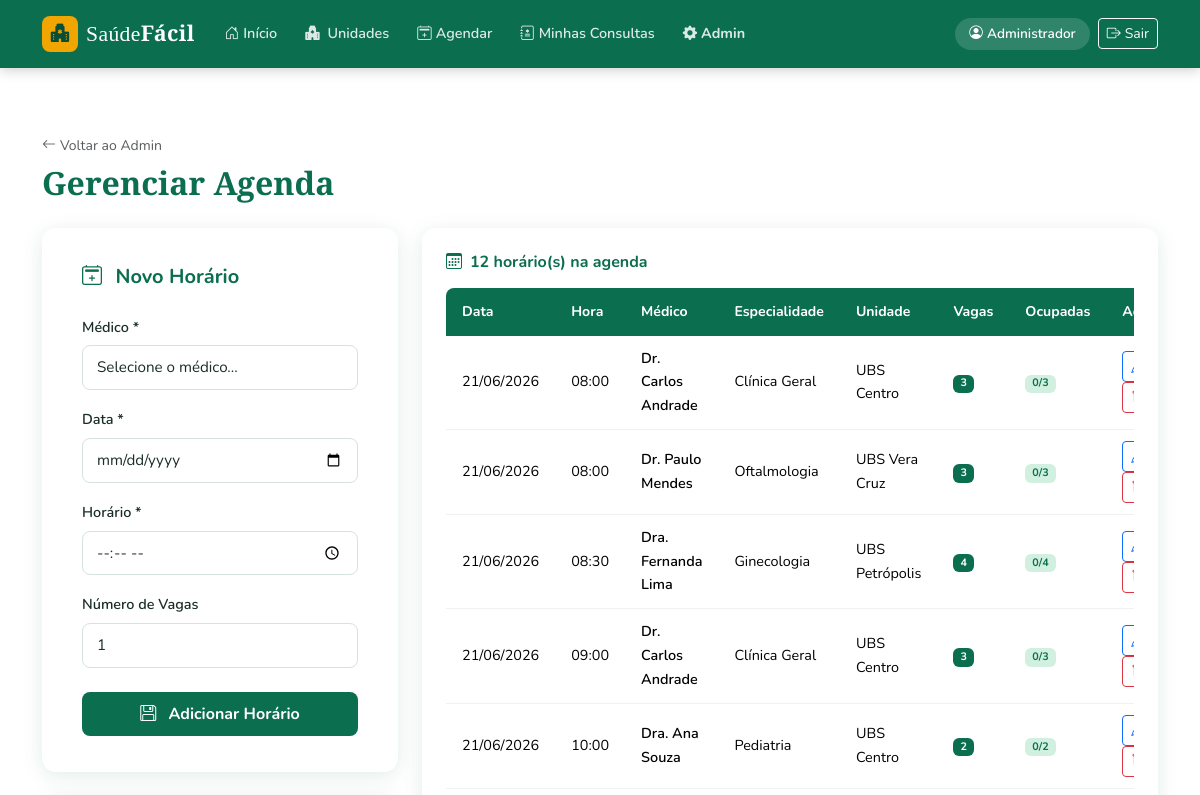
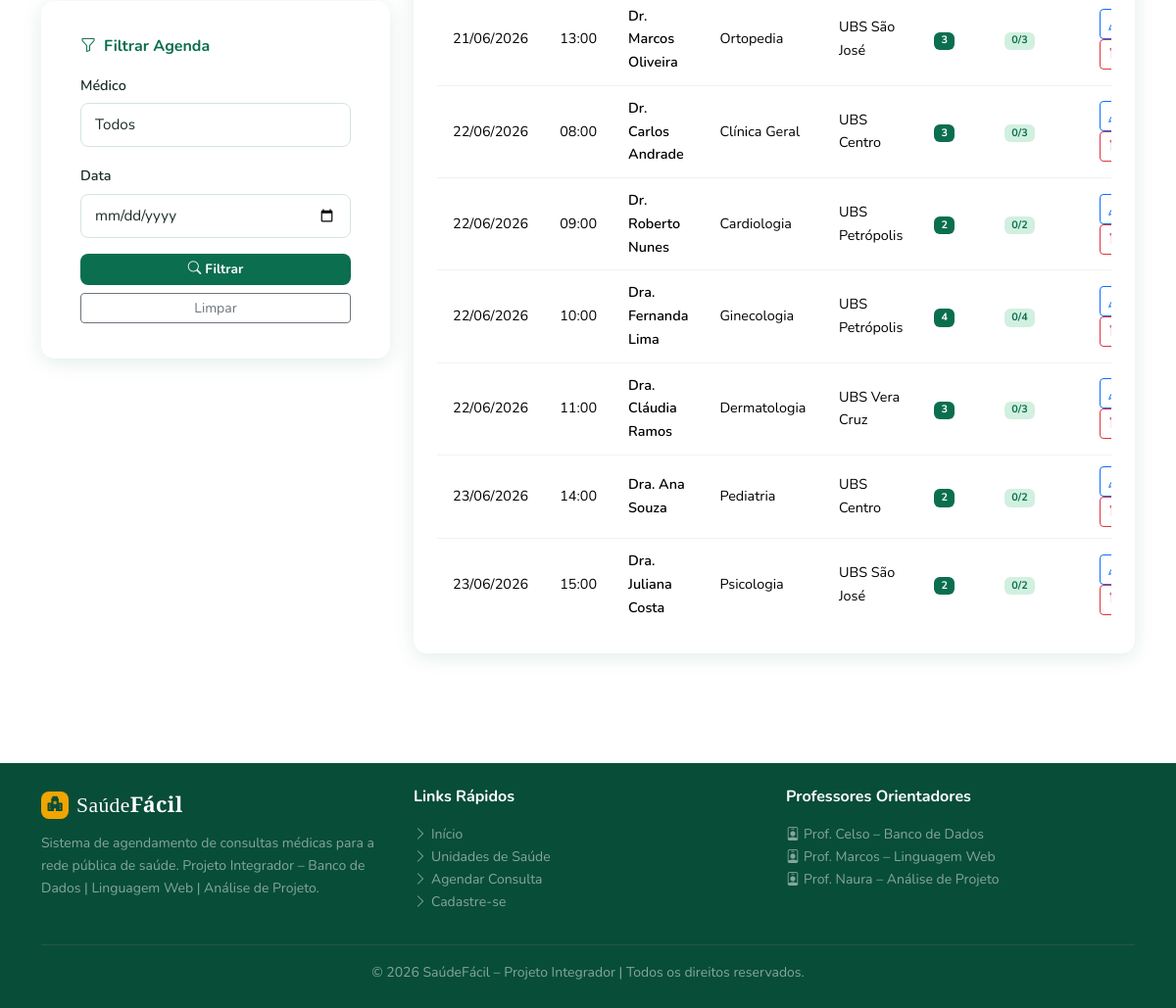
Screenshot of /pages/admin_agenda.php (signed in) with the database file from the repository (2 pictures, top to bottom).
### tables this page shows
CREATE TABLE IF NOT EXISTS agenda (
    id          INT AUTO_INCREMENT PRIMARY KEY,
    medico_id   INT NOT NULL,
    data        DATE NOT NULL,
    hora        TIME NOT NULL,
    vagas       INT DEFAULT 1,
    FOREIGN KEY (medico_id) REFERENCES medicos(id)
);

CREATE TABLE IF NOT EXISTS medicos (
    id              INT AUTO_INCREMENT PRIMARY KEY,
    nome            VARCHAR(120) NOT NULL,
    crm             VARCHAR(20) NOT NULL UNIQUE,
    especialidade_id INT NOT NULL,
    unidade_id      INT NOT NULL,
    FOREIGN KEY (especialidade_id) REFERENCES especialidades(id),
    FOREIGN KEY (unidade_id) REFERENCES unidades(id)
);

CREATE TABLE IF NOT EXISTS especialidades (
    id          INT AUTO_INCREMENT PRIMARY KEY,
    nome        VARCHAR(100) NOT NULL,
    icone       VARCHAR(50) DEFAULT 'bi-heart-pulse'
);

CREATE TABLE IF NOT EXISTS unidades (
    id          INT AUTO_INCREMENT PRIMARY KEY,
    nome        VARCHAR(120) NOT NULL,
    endereco    VARCHAR(200),
    bairro      VARCHAR(80),
    cidade      VARCHAR(80) DEFAULT 'Passo Fundo',
    telefone    VARCHAR(20),
    ativo       TINYINT(1) DEFAULT 1
);

### pages/admin_agenda.php (the view, shortened to what this page needs)
<?php
$pdo = conectar();
$filtroData = $_GET['data'] ?? '';
$sqlAg = "SELECT a.*, m.nome AS medico, e.nome AS especialidade, u.nome AS unidade,
                 (SELECT COUNT(*) FROM consultas c WHERE c.agenda_id=a.id AND c.status='agendada') AS ocupadas
          FROM agenda a
          JOIN medicos m ON m.id = a.medico_id
          JOIN especialidades e ON e.id = m.especialidade_id
          JOIN unidades u ON u.id = m.unidade_id
          WHERE 1=1";
$params = [];
$sqlAg .= " ORDER BY a.data, a.hora";
$stmt   = $pdo->prepare($sqlAg);
$stmt->execute($params);
$horarios = $stmt->fetchAll();
$editando = null;
require '../includes/header.php';
?>
<section class="sf-section">
<div class="container">
    <div class="d-flex align-items-center justify-content-between mb-4 flex-wrap gap-3">
        <div>
            <a href="admin.php" class="text-muted text-decoration-none small">
                <i class="bi bi-arrow-left me-1"></i>Voltar ao Admin
            </a>
            <h2 class="sf-section-title fw-bold mb-0 mt-1">Gerenciar Agenda</h2>
        </div>
    </div>
    <div class="row g-4">
        <div class="col-lg-4">
            <div class="sf-form-card card">
                <h5 class="fw-bold mb-4 text-sf-primary">
                    <i class="bi bi-calendar2-plus me-2"></i>
                    <?= $editando ? 'Editar Horário' : 'Novo Horário' ?>
                </h5>
                <form method="POST" action="admin_agenda.php">
                    <div class="mb-3">
                        <label class="form-label fw-semibold">Médico *</label>
                        <select name="medico_id" class="form-select" required>
                            <option value="">Selecione o médico...</option>
                        </select>
                    </div>
                    <div class="mb-3">
                        <label class="form-label fw-semibold">Data *</label>
                        <input type="date" name="data" class="form-control" required
                               min="<?= date('Y-m-d') ?>"
                               value="<?= htmlspecialchars($editando['data'] ?? '') ?>">
                    </div>
                    <div class="mb-3">
                        <label class="form-label fw-semibold">Horário *</label>
                        <input type="time" name="hora" class="form-control" required
                               value="<?= htmlspecialchars(substr($editando['hora'] ?? '',0,5)) ?>">
                    </div>
                    <div class="mb-4">
                        <label class="form-label fw-semibold">Número de Vagas</label>
                        <input type="number" name="vagas" class="form-control"
                               min="1" max="20" value="<?= $editando['vagas'] ?? 1 ?>">
                    </div>
                    <button type="submit" class="btn btn-sf-primary w-100">
                        <i class="bi bi-floppy me-2"></i>
                        <?= $editando ? 'Salvar Alterações' : 'Adicionar Horário' ?>
                    </button>
                </form>
            </div>
            <div class="sf-form-card card mt-4">
                <h6 class="fw-bold mb-3 text-sf-primary"><i class="bi bi-funnel me-2"></i>Filtrar Agenda</h6>
                <form method="GET">
                    <div class="mb-3">
                        <label class="form-label fw-semibold small">Médico</label>
                        <select name="medico" class="form-select form-select-sm">
                            <option value="">Todos</option>
                        </select>
                    </div>
                    <div class="mb-3">
                        <label class="form-label fw-semibold small">Data</label>
                        <input type="date" name="data" class="form-control form-control-sm"
                               value="<?= htmlspecialchars($filtroData) ?>">
                    </div>
                    <button type="submit" class="btn btn-sf-primary btn-sm w-100">
                        <i class="bi bi-search me-1"></i>Filtrar
                    </button>
                    <a href="admin_agenda.php" class="btn btn-outline-secondary btn-sm w-100 mt-2">Limpar</a>
                </form>
            </div>
        </div>
        <div class="col-lg-8">
            <div class="sf-card card p-4">
                <h6 class="fw-bold text-sf-primary mb-3">
                    <i class="bi bi-calendar3 me-2"></i><?= count($horarios) ?> horário(s) na agenda
                </h6>
                <div class="table-responsive">
                    <table class="table sf-table align-middle mb-0">
                        <thead>
                            <tr>
                                <th>Data</th>
                                <th>Hora</th>
                                <th>Médico</th>
                                <th>Especialidade</th>
                                <th>Unidade</th>
                                <th>Vagas</th>
                                <th>Ocupadas</th>
                                <th>Ações</th>
                            </tr>
                        </thead>
                        <tbody>
                            <?php foreach ($horarios as $h): ?>
                            <?php $livre = $h['vagas'] - $h['ocupadas']; ?>
                            <tr>
                                <td><?= date('d/m/Y', strtotime($h['data'])) ?></td>
                                <td><?= substr($h['hora'],0,5) ?></td>
                                <td class="small fw-semibold"><?= htmlspecialchars($h['medico']) ?></td>
                                <td class="small"><?= htmlspecialchars($h['especialidade']) ?></td>
                                <td class="small"><?= htmlspecialchars($h['unidade']) ?></td>
                                <td>
                                    <span class="badge bg-sf-primary text-white"><?= $h['vagas'] ?></span>
                                </td>
                                <td>
                                    <?php if ($livre <= 0): ?>
                                    <span class="badge bg-danger">Lotado</span>
                                    <?php elseif ($livre <= 1): ?>
                                    <span class="badge bg-warning text-dark"><?= $h['ocupadas'] ?>/<?= $h['vagas'] ?></span>
                                    <?php else: ?>
                                    <span class="badge badge-agendada"><?= $h['ocupadas'] ?>/<?= $h['vagas'] ?></span>
                                    <?php endif; ?>
                                </td>
                                <td>
                                    <a href="admin_agenda.php?editar=<?= $h['id'] ?>"
                                       class="btn btn-sm btn-outline-primary me-1" title="Editar">
                                        <i class="bi bi-pencil"></i>
                                    </a>
                                    <form method="POST" style="display:inline;">
                                        <button type="submit" class="btn btn-sm btn-outline-danger btn-cancelar"
                                                title="Excluir horário">
                                            <i class="bi bi-trash"></i>
                                        </button>
                                    </form>
                                </td>
                            </tr>
                            <?php endforeach; ?>
                        </tbody>
                    </table>
                </div>
            </div>
        </div>
    </div>
</div>
</section>
<?php require '../includes/footer.php'; ?>

### rows the page displays
agenda: data "21/06/2026", hora "08:00", medico.nome "Dr. Carlos Andrade", especialidades.nome "Clínica Geral", unidades.nome "UBS Centro", vagas "3", ocupadas "0"
agenda: data "21/06/2026", hora "08:00", medico.nome "Dr. Paulo Mendes", especialidades.nome "Oftalmologia", unidades.nome "UBS Vera Cruz", vagas "3", ocupadas "0"
agenda: data "21/06/2026", hora "08:30", medico.nome "Dra. Fernanda Lima", especialidades.nome "Ginecologia", unidades.nome "UBS Petrópolis", vagas "4", ocupadas "0"
agenda: data "21/06/2026", hora "09:00", medico.nome "Dr. Carlos Andrade", especialidades.nome "Clínica Geral", unidades.nome "UBS Centro", vagas "3", ocupadas "0"
agenda: data "21/06/2026", hora "10:00", medico.nome "Dra. Ana Souza", especialidades.nome "Pediatria", unidades.nome "UBS Centro", vagas "2", ocupadas "0"
agenda: data "21/06/2026", hora "13:00", medico.nome "Dr. Marcos Oliveira", especialidades.nome "Ortopedia", unidades.nome "UBS São José", vagas "3", ocupadas "0"
agenda: data "22/06/2026", hora "08:00", medico.nome "Dr. Carlos Andrade", especialidades.nome "Clínica Geral", unidades.nome "UBS Centro", vagas "3", ocupadas "0"
agenda: data "22/06/2026", hora "09:00", medico.nome "Dr. Roberto Nunes", especialidades.nome "Cardiologia", unidades.nome "UBS Petrópolis", vagas "2", ocupadas "0"
agenda: data "22/06/2026", hora "10:00", medico.nome "Dra. Fernanda Lima", especialidades.nome "Ginecologia", unidades.nome "UBS Petrópolis", vagas "4", ocupadas "0"
agenda: data "22/06/2026", hora "11:00", medico.nome "Dra. Cláudia Ramos", especialidades.nome "Dermatologia", unidades.nome "UBS Vera Cruz", vagas "3", ocupadas "0"
agenda: data "23/06/2026", hora "14:00", medico.nome "Dra. Ana Souza", especialidades.nome "Pediatria", unidades.nome "UBS Centro", vagas "2", ocupadas "0"
agenda: data "23/06/2026", hora "15:00", medico.nome "Dra. Juliana Costa", especialidades.nome "Psicologia", unidades.nome "UBS São José", vagas "2", ocupadas "0"

### other values shown
$nomeUsuario "Administrador"
count($horarios) "12"
